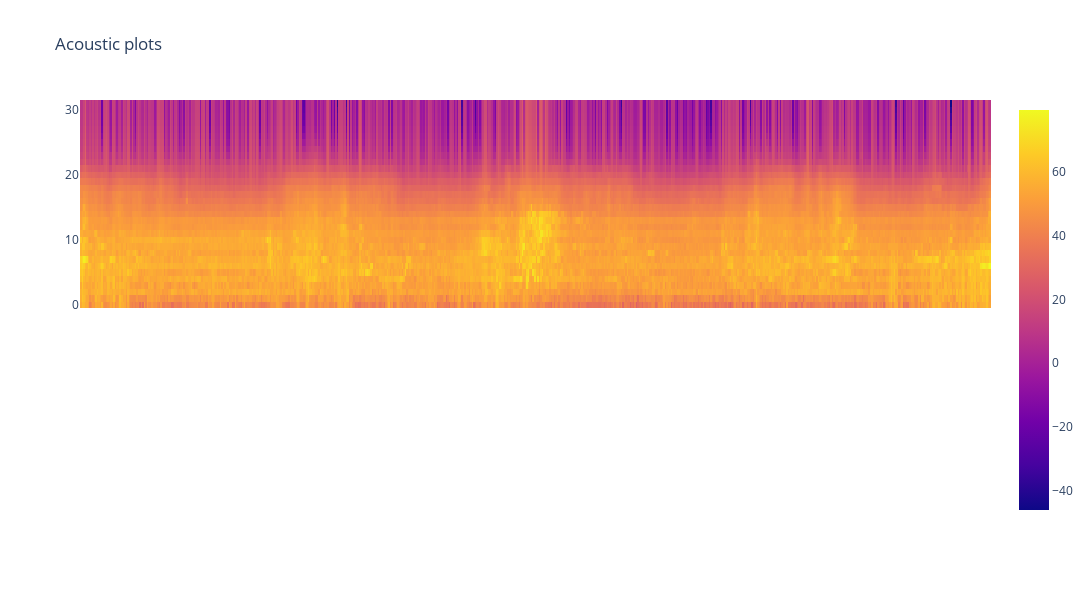

This figure's notebook cell:
### Code cell
from plotly.subplots import make_subplots
import plotly.graph_objects as go
import numpy as np
 
a = sig.amplitude
fig = make_subplots(rows=2, cols=1,
                    shared_xaxes=True,
                    vertical_spacing=0.01)

if len(a.shape) > 1:
    fig.add_trace(go.Heatmap(
                    z=a))
else:
    fig.add_trace(go.Scatter(x=np.arange(a.shape[0]), y=a,mode='lines',))

fig.update_layout(height=600, width=1600,
                  title_text="Acoustic plots")
fig.show()

### Figure 1 — Plotly figure (JSON) as saved in the notebook; plotly's stock layout.template omitted (floating-point values rounded to 4 significant figures; data arrays with more than 128 entries replaced by an {"elided": "..."} marker saying what was removed)
{"data": [{"type": "heatmap", "z": {"elided": "32x600 float values"}}], "layout": {"height": 600, "title": {"text": "Acoustic plots"}, "width": 1600, "xaxis": {"anchor": "y", "domain": [0, 1], "matches": "x2", "showticklabels": false}, "xaxis2": {"anchor": "y2", "domain": [0, 1]}, "yaxis": {"anchor": "x", "domain": [0.505, 1]}, "yaxis2": {"anchor": "x2", "domain": [0, 0.495]}}}
